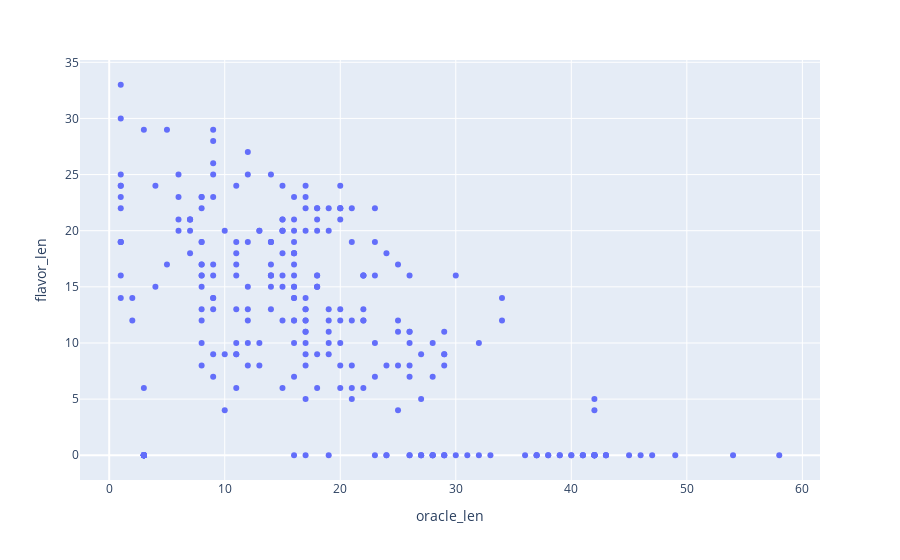

Write notebook code for a chart like this one.
### Markdown cell above
#### Scatterplot for Comparing Rules Text vs. Flavor Text

### Code cell
fig = px.scatter(viz_df[viz_df['layout']=='normal'],
                              x='oracle_len',y='flavor_len')
fig.show()

### Figure 1 — Plotly figure (JSON) as saved in the notebook; plotly's stock layout.template omitted (floating-point values rounded to 4 significant figures; data arrays with more than 128 entries replaced by an {"elided": "..."} marker saying what was removed)
{"data": [{"hovertemplate": "oracle_len=%{x}<br>flavor_len=%{y}<extra></extra>", "legendgroup": "", "marker": {"color": "#636efa", "symbol": "circle"}, "mode": "markers", "name": "", "orientation": "v", "showlegend": false, "type": "scatter", "x": {"elided": "279 float values"}, "xaxis": "x", "y": {"elided": "279 float values"}, "yaxis": "y"}], "layout": {"legend": {"tracegroupgap": 0}, "margin": {"t": 60}, "xaxis": {"anchor": "y", "domain": [0, 1], "title": {"text": "oracle_len"}}, "yaxis": {"anchor": "x", "domain": [0, 1], "title": {"text": "flavor_len"}}}}
